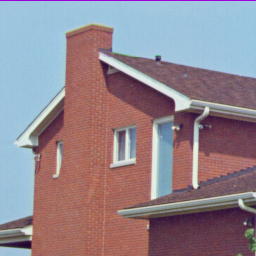
#> input picture misc/house.tiff, 256 x 256 px
$ python laplacian_filter.py
#> lines starting #> are read from the running program, lines starting #| are printed output that depends on the picture
#61011212027
import cv2
import numpy as np


def laplacian_filter(file_name):
#> called with file_name = 'misc/house.tiff'
    mask = np.array([[0, 0, -1, 0, 0],
                     [0, -1, -2, -1, 0],
                     [-1, -2, 16, -2, -1],
                     [0, -1, -2, -1, 0],
                     [0, 0, -1, 0, 0]])
    image = cv2.imread(file_name, 0)
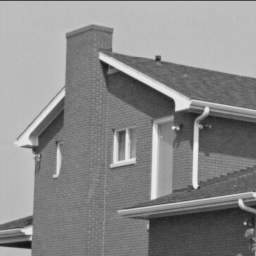
#> image: shape (256, 256); min 17, max 239, mean 138.1
    width, height = image.shape
#> width = 256; height = 256
    out = np.zeros(image.shape, dtype=np.uint8)
    for i in range(2, height-3):
        for j in range(2, width-3):
            laplacian = image[i-2:i+3, j-2:j+3]
            s = (mask*laplacian).sum()
            if s < 0:
                s = 0
            if s > 255:
                s = 255

            out.itemset((i, j), s)
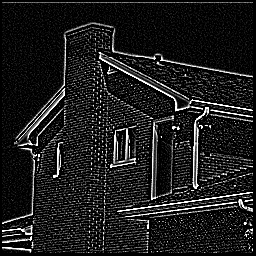
#> out: shape (256, 256); min 0, max 255, mean 29.7
    cv2.imshow('house', out)
    cv2.waitKey(0)
    cv2.destroyAllWindows()


filename = 'misc/house.tiff'
laplacian_filter(filename)
